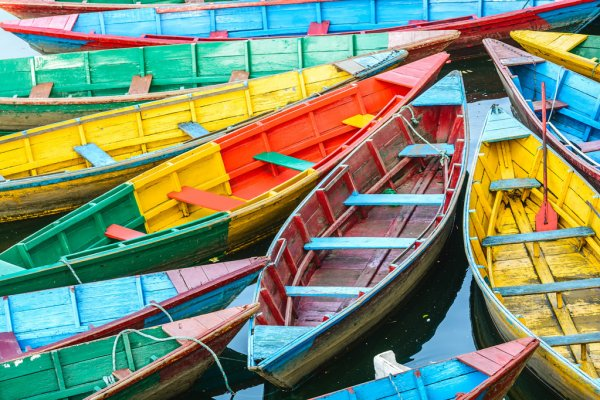
#> input picture img1.jpg, 600 x 400 px
$ jupyter execute 'Task#2-color_detection.ipynb'
#> lines starting #> are read from the running program, lines starting #| are printed output that depends on the picture
# The Sparks Foundations IOT and CV intern
## Task-2-Color_Detector

                                                                                                            BY:
                                                                                                            Thejaswin.S

[cell 1]
import cv2
import numpy as np
import pandas as pd

img_path = "img1.jpg"
img = cv2.imread(img_path)
#> img is the input picture: shape (400, 600, 3); mean B, G, R 112.2, 139.6, 127.1
img=cv2.resize(img,(700,500))
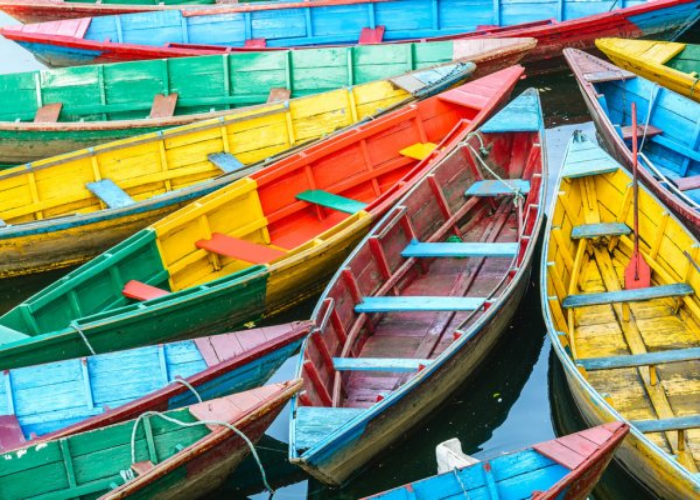
#> img: shape (500, 700, 3); mean B, G, R 112.1, 139.5, 127

clicked = False
r=g=b=xpos=ypos=0

#Reading csv file with pandas and giving names to each column
index=["color","color_name","hex","R","G","B"]
csv = pd.read_csv('colors.csv', names=index, header=None)
#> (reads colors.csv from the repository)

#function to calculate minimum distance from all colors and get the most matching color
def getColorName(R,G,B):
    minimum = 10000
    for i in range(len(csv)):
        d = abs(R- int(csv.loc[i,"R"])) + abs(G- int(csv.loc[i,"G"]))+ abs(B- int(csv.loc[i,"B"]))
        if(d<=minimum):
            minimum = d
            cname = csv.loc[i,"color_name"]
    return cname

#function to get x,y coordinates of mouse double click
def draw_function(event, x,y,flags,param):
    if event == cv2.EVENT_LBUTTONDBLCLK:
        global b,g,r,xpos,ypos, clicked
        clicked = True
        xpos = x
        ypos = y
        b,g,r = img[y,x]
        b = int(b)
        g = int(g)
        r = int(r)
cv2.namedWindow('color detector')
cv2.setMouseCallback('color detector',draw_function)

while(1):
    cv2.imshow("color detector",img)
    if (clicked):
        #cv2.rectangle(image, startpoint, endpoint, color, thickness)-1 fills entire rectangle
        cv2.rectangle(img,(20,20), (750,60), (b,g,r), -1)
        #Creating text string to display( Color name and RGB values )
        text = getColorName(r,g,b) + ' R='+ str(r) +  ' G='+ str(g) +  ' B='+ str(b)
        #cv2.putText(img,text,start,font(0-7),fontScale,color,thickness,lineType )
        cv2.putText(img, text,(50,50),2,0.8,(255,255,255),2,cv2.LINE_AA)
        #For very light colours we will display text in black colour
        if(r+g+b>=600):
            cv2.putText(img, text,(50,50),2,0.8,(0,0,0),2,cv2.LINE_AA)
        clicked=False
    if cv2.waitKey(20) & 0xFF ==27:
#> (key Esc is pressed here)
        break

cv2.destroyAllWindows()
